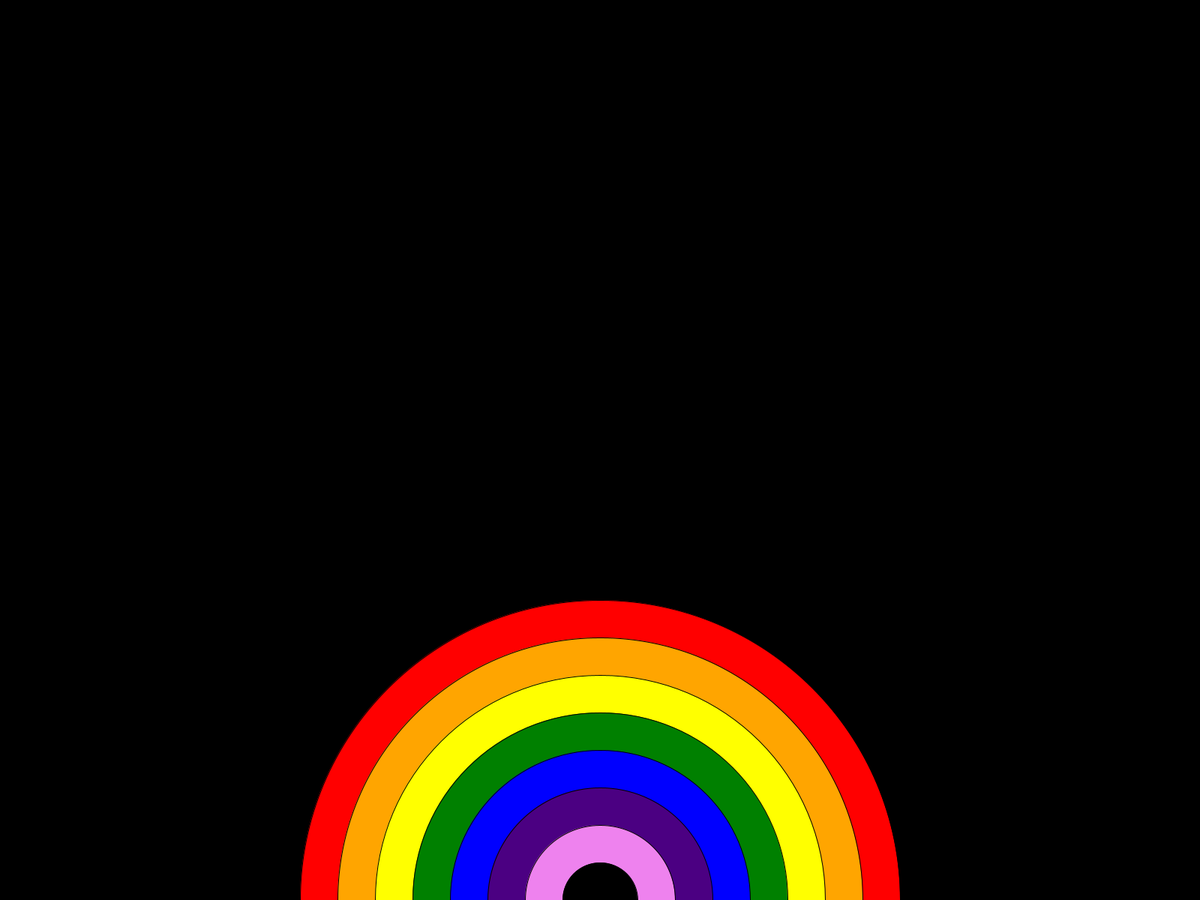
Frame 1 (no input)
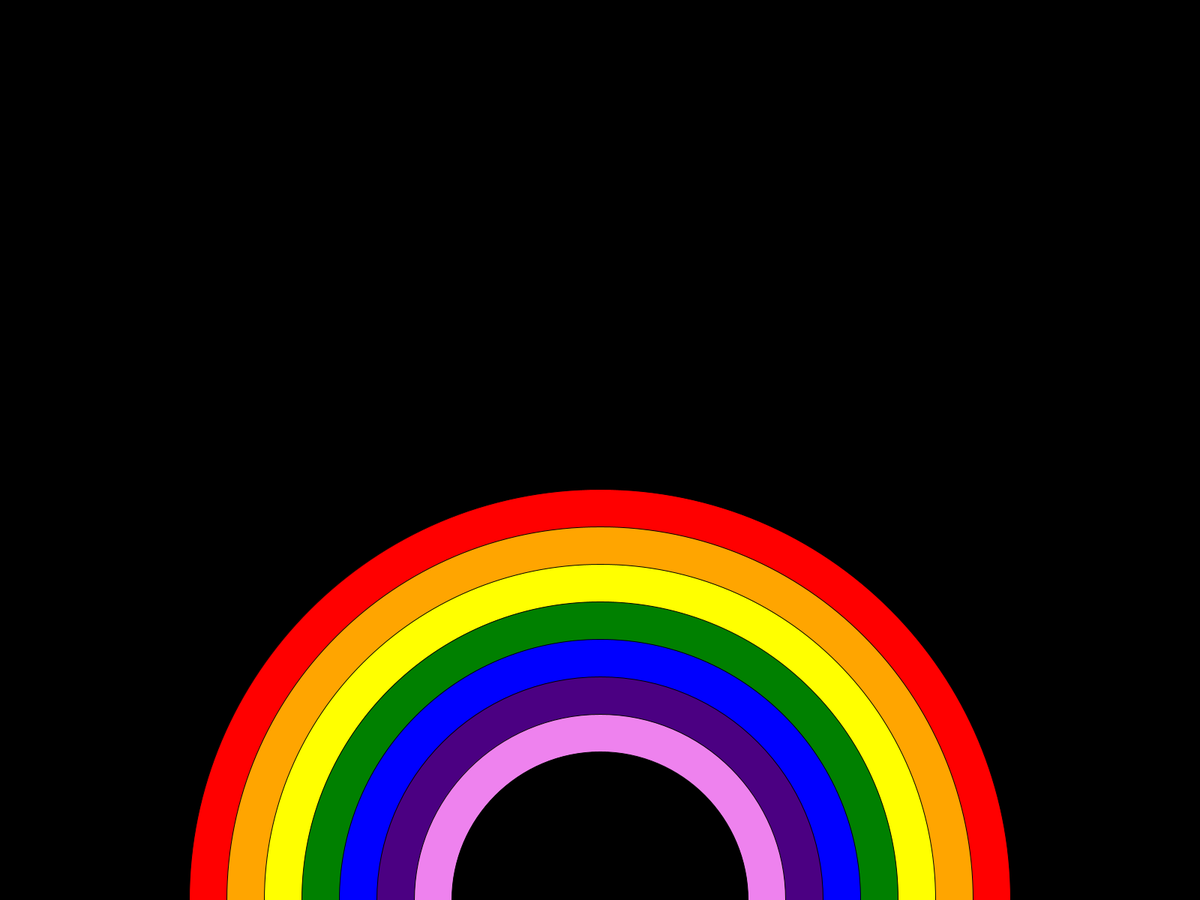
Frame 60 (the mouse pressed at the canvas centre just before this capture)
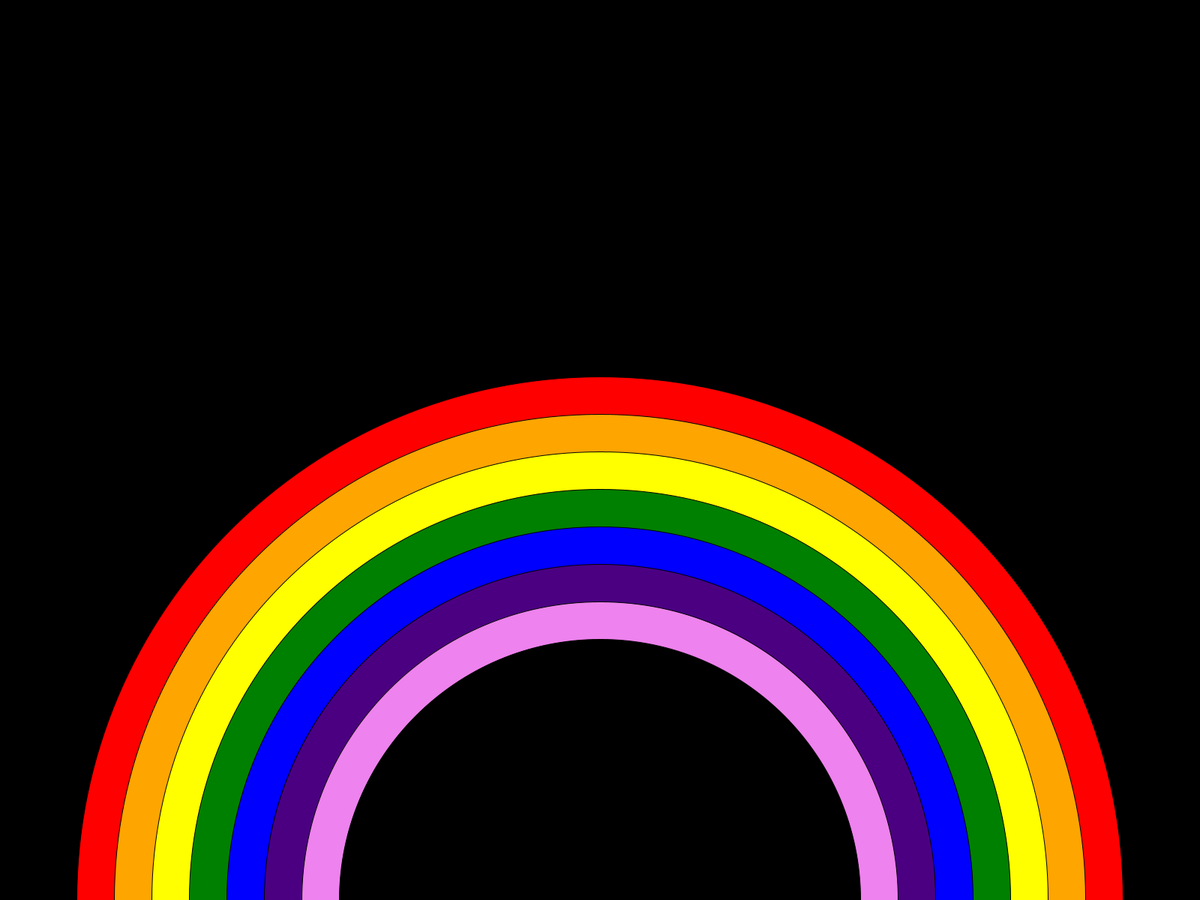
Frame 120 (the mouse held since frame 60 and released just before this capture)

The Processing sketch that drew these frames (run headless with seeded random() and noise(); from frame 60 on, the mouse is pressed at the canvas centre):

// Processing sketch: Growing_Rainbow
// ── Growing_Rainbow.pde
// declare X and Y coordinates of ellipses
float redX, redY;
float orangeX, orangeY;
float yellowX, yellowY;
float greenX, greenY;
float blueX, blueY;
float indigoX, indigoY;
float violetX, violetY;
float initX, initY;

// declare diameters of ellipses
float redDiameter;
float orangeDiameter; 
float yellowDiameter;
float greenDiameter; 
float blueDiameter; 
float indigoDiameter; 
float violetDiameter;
float initDiameter;

// declare radii of ellipses
float redRadius;
float orangeRadius;
float yellowRadius;
float greenRadius;
float blueRadius;
float indigoRadius;
float violetRadius;
float initRadius;

void setup(){
  fullScreen();
  
  // initialize X coordinates
  redX    = width/2;
  orangeX = width/2;
  yellowX = width/2;
  greenX  = width/2;
  blueX   = width/2;
  indigoX = width/2;
  violetX = width/2;
  initX = width/2;
  
  // initialize Y coordinates
  redY    = height;
  orangeY = height;
  yellowY = height;
  greenY  = height;
  blueY   = height;
  indigoY = height;
  violetY = height;
  initY   = height;  
  
  // initialize diameters
  redDiameter    = 800;
  orangeDiameter = 700;
  yellowDiameter = 600;
  greenDiameter  = 500; 
  blueDiameter   = 400; 
  indigoDiameter = 300; 
  violetDiameter = 200;
  initDiameter   = 100;
  
  // initialize radii
  redRadius       = redDiameter/2;
  orangeRadius = orangeDiameter/2;
  yellowRadius = yellowDiameter/2;
  greenRadius   = greenDiameter/2;
  blueRadius     = blueDiameter/2;
  indigoRadius = indigoDiameter/2;
  violetRadius = violetDiameter/2;
  initRadius     = initDiameter/2;
}

void draw(){
  float backgroundColor = 0;
  background(backgroundColor);
  
  // red circle
  fill(255,0,0);
  ellipse(redX,redY,redDiameter,redDiameter);
  
  // orange circle
  fill(255,165,0);
  ellipse(orangeX,orangeY,orangeDiameter,orangeDiameter);
  
  // yellow circle
  fill(255,255,0);
  ellipse(yellowX,yellowY,yellowDiameter,yellowDiameter);
  
  // green circle
  fill(0,128,0);
  ellipse(greenX,greenY,greenDiameter,greenDiameter);
  
  // blue circle
  fill(0,0,255);
  ellipse(blueX,blueY,blueDiameter,blueDiameter);
  
  // indigo circle
  fill(75,0,130);
  ellipse(indigoX,indigoY,indigoDiameter,indigoDiameter);
  
  // violet circle
  fill(238,130,238);
  ellipse(violetX,violetY,violetDiameter,violetDiameter);
  
  // initial circle
  fill(backgroundColor);
  ellipse(initX,initY,initDiameter,initDiameter);
  
  // make the rainbow bigger
  redDiameter    += 5;
  orangeDiameter += 5; 
  yellowDiameter += 5;
  greenDiameter  += 5;
  blueDiameter   += 5;
  indigoDiameter += 5;
  violetDiameter += 5;
  initDiameter   += 5;
  
  // restart each ellipse from the center once it's bigger than the screen
  recenterEllipses();

  
}

void recenterEllipses(){
  // recenter the red ellipse
  if(redDiameter>width){ // (redX-redRadius)<0 || (redX+redRadius)>width || (redY-redRadius)<0
    //redDiameter -= 5;
    redDiameter = 10;
    fill(255,0,0);
    ellipse(redX,redY,redDiameter,redDiameter);
    redDiameter += 5;
    
    textSize(random(20,22));
    text("Some Random Text",width/2,height/2); // random(width),random(height)
  }
  // recenter the orange ellipse
  if((orangeX+orangeRadius)>width){ // (orangeX-orangeRadius)<0 || (orangeX+orangeRadius)>width || (orangeY-orangeRadius)<0  
    //orangeDiameter -= 5;
    orangeDiameter = 50;
    fill(255,0,0);
    ellipse(orangeX,orangeY,orangeDiameter,orangeDiameter);
    orangeDiameter += 5;
  }
  // recenter the yellow ellipse
  // recenter the green ellipse
  // recenter the blue ellipse
  // recenter the indigo ellipse
  // recenter the violet ellipse
  
  // recenter the initial ellipse
  if((initX+initRadius)>width){ // (initX-initRadius)<0 || (initX+initRadius)>width || (initY-initRadius)<0  
    //initDiameter -= 5;
    initDiameter = 50;
    fill(255,0,0);
    ellipse(initX,initY,initDiameter,initDiameter);
    initDiameter += 5;
  }
  
  /*
  // program title
  fill(255);
  textSize(25);
  text("The R A I N B O W",width/2-120,30);
  
  // underline the text
  stroke(255);
  line(width/2-120,35,width/2+98,35);
  */
}
